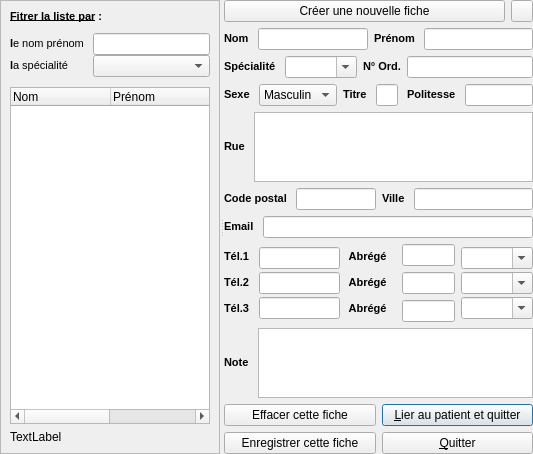
    <widget class="QSplitter" name="splitter">
     <property name="orientation">
      <enum>Qt::Horizontal</enum>
     </property>
     <widget class="QFrame" name="frame_Liste">
      <property name="frameShape">
       <enum>QFrame::StyledPanel</enum>
      </property>
      <property name="frameShadow">
       <enum>QFrame::Raised</enum>
      </property>
      <layout class="QGridLayout" name="gridLayout">
       <item row="0" column="0">
        <widget class="QLabel" name="label_15">
         <property name="text">
          <string>&lt;!DOCTYPE HTML PUBLIC &quot;-//W3C//DTD HTML 4.0//EN&quot; &quot;http://www.w3.org/TR/REC-html40/strict.dtd&quot;&gt;
&lt;html&gt;&lt;head&gt;&lt;meta name=&quot;qrichtext&quot; content=&quot;1&quot; /&gt;&lt;style type=&quot;text/css&quot;&gt;
p, li { white-space: pre-wrap; }
&lt;/style&gt;&lt;/head&gt;&lt;body style=&quot; font-family:'MS Shell Dlg 2'; font-size:8.25pt; font-weight:400; font-style:normal;&quot;&gt;
&lt;p style=&quot; margin-top:0px; margin-bottom:0px; margin-left:0px; margin-right:0px; -qt-block-indent:0; text-indent:0px;&quot;&gt;&lt;span style=&quot; font-size:8pt; font-weight:600; text-decoration: underline;&quot;&gt;Fitrer la liste par&lt;/span&gt;&lt;span style=&quot; font-size:8pt; font-weight:600;&quot;&gt; &lt;/span&gt;&lt;span style=&quot; font-size:8pt; font-weight:600;&quot;&gt;:&lt;/span&gt;&lt;/p&gt;&lt;/body&gt;&lt;/html&gt;</string>
         </property>
        </widget>
       </item>
       <item row="1" column="0">
        <layout class="QHBoxLayout" name="horizontalLayout_7">
         <property name="topMargin">
          <number>4</number>
         </property>
         <property name="bottomMargin">
          <number>4</number>
         </property>
         <item>
          <layout class="QVBoxLayout" name="verticalLayout_7">
           <property name="spacing">
            <number>0</number>
           </property>
           <item>
            <widget class="QLabel" name="label_16">
             <property name="text">
              <string>&lt;!DOCTYPE HTML PUBLIC &quot;-//W3C//DTD HTML 4.0//EN&quot; &quot;http://www.w3.org/TR/REC-html40/strict.dtd&quot;&gt;
&lt;html&gt;&lt;head&gt;&lt;meta name=&quot;qrichtext&quot; content=&quot;1&quot; /&gt;&lt;style type=&quot;text/css&quot;&gt;
p, li { white-space: pre-wrap; }
&lt;/style&gt;&lt;/head&gt;&lt;body style=&quot; font-family:'MS Shell Dlg 2'; font-size:8.25pt; font-weight:400; font-style:normal;&quot;&gt;
&lt;p style=&quot; margin-top:0px; margin-bottom:0px; margin-left:0px; margin-right:0px; -qt-block-indent:0; text-indent:0px;&quot;&gt;&lt;span style=&quot; font-size:8pt; font-weight:600;&quot;&gt;l&lt;/span&gt;&lt;span style=&quot; font-size:8pt;&quot;&gt;e nom prénom &lt;/span&gt;&lt;/p&gt;&lt;/body&gt;&lt;/html&gt;</string>
             </property>
            </widget>
           </item>
           <item>
            <widget class="QLabel" name="label_17">
             <property name="text">
              <string>&lt;!DOCTYPE HTML PUBLIC &quot;-//W3C//DTD HTML 4.0//EN&quot; &quot;http://www.w3.org/TR/REC-html40/strict.dtd&quot;&gt;
&lt;html&gt;&lt;head&gt;&lt;meta name=&quot;qrichtext&quot; content=&quot;1&quot; /&gt;&lt;style type=&quot;text/css&quot;&gt;
p, li { white-space: pre-wrap; }
&lt;/style&gt;&lt;/head&gt;&lt;body style=&quot; font-family:'MS Shell Dlg 2'; font-size:8.25pt; font-weight:400; font-style:normal;&quot;&gt;
&lt;p style=&quot; margin-top:0px; margin-bottom:0px; margin-left:0px; margin-right:0px; -qt-block-indent:0; text-indent:0px;&quot;&gt;&lt;span style=&quot; font-size:8pt; font-weight:600;&quot;&gt;l&lt;/span&gt;&lt;span style=&quot; font-size:8pt;&quot;&gt;a spécialité &lt;/span&gt;&lt;/p&gt;&lt;/body&gt;&lt;/html&gt;</string>
             </property>
            </widget>
           </item>
          </layout>
         </item>
         <item>
          <layout class="QVBoxLayout" name="verticalLayout_8">
           <property name="spacing">
            <number>0</number>
           </property>
           <item>
            <widget class="QLineEdit" name="lineEdit_FiltreListe">
             <property name="sizePolicy">
              <sizepolicy hsizetype="Expanding" vsizetype="Fixed">
               <horstretch>0</horstretch>
               <verstretch>0</verstretch>
              </sizepolicy>
             </property>
            </widget>
           </item>
           <item>
            <widget class="QComboBox" name="comboBox_FiltreListe">
             <property name="sizePolicy">
              <sizepolicy hsizetype="Preferred" vsizetype="Fixed">
               <horstretch>0</horstretch>
               <verstretch>0</verstretch>
              </sizepolicy>
             </property>
            </widget>
           </item>
          </layout>
         </item>
        </layout>
       </item>
       <item row="2" column="0">
        <widget class="QTreeWidget" name="treeWidget_ListeMedecins">
         <property name="sizePolicy">
          <sizepolicy hsizetype="Preferred" vsizetype="Expanding">
           <horstretch>0</horstretch>
           <verstretch>0</verstretch>
          </sizepolicy>
         </property>
         <property name="alternatingRowColors">
          <bool>true</bool>
         </property>
         <property name="rootIsDecorated">
          <bool>false</bool>
         </property>
         <column>
          <property name="text">
           <string>Nom</string>
          </property>
         </column>
         <column>
          <property name="text">
           <string>Prénom</string>
          </property>
         </column>
         <column>
          <property name="text">
           <string>Spec</string>
          </property>
         </column>
         <column>
          <property name="text">
           <string>Id</string>
          </property>
         </column>
        </widget>
       </item>
       <item row="3" column="0">
        <widget class="QLabel" name="label_trouves">
         <property name="sizePolicy">
          <sizepolicy hsizetype="Preferred" vsizetype="Preferred">
           <horstretch>0</horstretch>
           <verstretch>0</verstretch>
          </sizepolicy>
         </property>
         <property name="text">
          <string>TextLabel</string>
         </property>
        </widget>
       </item>
      </layout>
     </widget>
     <widget class="QWidget" name="layoutWidget">
      <layout class="QGridLayout" name="gridLayout_2">
       <item row="0" column="0">
        <widget class="QPushButton" name="pushButton_NouvelleFiche">
         <property name="text">
          <string>Créer une nouvelle fiche</string>
         </property>
        </widget>
       </item>
       <item row="0" column="1">
        <widget class="QPushButton" name="pushButton_Apropos">
         <property name="minimumSize">
          <size>
           <width>22</width>
           <height>22</height>
          </size>
         </property>
         <property name="maximumSize">
          <size>
           <width>22</width>
           <height>22</height>
          </size>
         </property>
         <property name="toolTip">
          <string>A propos de Personnes</string>
         </property>
         <property name="text">
          <string/>
         </property>
        </widget>
       </item>
       <item row="1" column="0" colspan="2">
        <layout class="QHBoxLayout" name="horizontalLayout">
         <item>
          <widget class="QLabel" name="label">
           <property name="text">
            <string>&lt;!DOCTYPE HTML PUBLIC &quot;-//W3C//DTD HTML 4.0//EN&quot; &quot;http://www.w3.org/TR/REC-html40/strict.dtd&quot;&gt;
&lt;html&gt;&lt;head&gt;&lt;meta name=&quot;qrichtext&quot; content=&quot;1&quot; /&gt;&lt;style type=&quot;text/css&quot;&gt;
p, li { white-space: pre-wrap; }
&lt;/style&gt;&lt;/head&gt;&lt;body style=&quot; font-family:'MS Shell Dlg 2'; font-size:8.25pt; font-weight:400; font-style:normal;&quot;&gt;
&lt;p style=&quot; margin-top:0px; margin-bottom:0px; margin-left:0px; margin-right:0px; -qt-block-indent:0; text-indent:0px;&quot;&gt;&lt;span style=&quot; font-size:8pt; font-weight:600;&quot;&gt;Nom &lt;/span&gt;&lt;/p&gt;&lt;/body&gt;&lt;/html&gt;</string>
           </property>
          </widget>
         </item>
         <item>
          <widget class="QLineEdit" name="lineEdit_Nom">
           <property name="sizePolicy">
            <sizepolicy hsizetype="Expanding" vsizetype="Fixed">
             <horstretch>0</horstretch>
             <verstretch>0</verstretch>
            </sizepolicy>
           </property>
          </widget>
         </item>
         <item>
          <widget class="QLabel" name="label_2">
           <property name="text">
            <string>&lt;!DOCTYPE HTML PUBLIC &quot;-//W3C//DTD HTML 4.0//EN&quot; &quot;http://www.w3.org/TR/REC-html40/strict.dtd&quot;&gt;
&lt;html&gt;&lt;head&gt;&lt;meta name=&quot;qrichtext&quot; content=&quot;1&quot; /&gt;&lt;style type=&quot;text/css&quot;&gt;
p, li { white-space: pre-wrap; }
&lt;/style&gt;&lt;/head&gt;&lt;body style=&quot; font-family:'MS Shell Dlg 2'; font-size:8.25pt; font-weight:400; font-style:normal;&quot;&gt;
&lt;p style=&quot; margin-top:0px; margin-bottom:0px; margin-left:0px; margin-right:0px; -qt-block-indent:0; text-indent:0px;&quot;&gt;&lt;span style=&quot; font-size:8pt; font-weight:600;&quot;&gt;Prénom &lt;/span&gt;&lt;/p&gt;&lt;/body&gt;&lt;/html&gt;</string>
           </property>
          </widget>
         </item>
         <item>
          <widget class="QLineEdit" name="lineEdit_Prenom">
           <property name="sizePolicy">
            <sizepolicy hsizetype="Expanding" vsizetype="Fixed">
             <horstretch>0</horstretch>
             <verstretch>0</verstretch>
            </sizepolicy>
           </property>
          </widget>
         </item>
        </layout>
       </item>
       <item row="2" column="0" colspan="2">
        <layout class="QGridLayout" name="gridLayout_3">
         <item row="0" column="0">
          <widget class="QLabel" name="label_3">
           <property name="text">
            <string>&lt;!DOCTYPE HTML PUBLIC &quot;-//W3C//DTD HTML 4.0//EN&quot; &quot;http://www.w3.org/TR/REC-html40/strict.dtd&quot;&gt;
&lt;html&gt;&lt;head&gt;&lt;meta name=&quot;qrichtext&quot; content=&quot;1&quot; /&gt;&lt;style type=&quot;text/css&quot;&gt;
p, li { white-space: pre-wrap; }
&lt;/style&gt;&lt;/head&gt;&lt;body style=&quot; font-family:'MS Shell Dlg 2'; font-size:8.25pt; font-weight:400; font-style:normal;&quot;&gt;
&lt;p style=&quot; margin-top:0px; margin-bottom:0px; margin-left:0px; margin-right:0px; -qt-block-indent:0; text-indent:0px;&quot;&gt;&lt;span style=&quot; font-size:8pt; font-weight:600;&quot;&gt;Spécialité &lt;/span&gt;&lt;/p&gt;&lt;/body&gt;&lt;/html&gt;</string>
           </property>
          </widget>
         </item>
         <item row="0" column="1">
          <widget class="QComboBox" name="comboBox_Specialite">
           <property name="sizePolicy">
            <sizepolicy hsizetype="Preferred" vsizetype="Fixed">
             <horstretch>0</horstretch>
             <verstretch>0</verstretch>
            </sizepolicy>
           </property>
           <property name="editable">
            <bool>true</bool>
           </property>
          </widget>
         </item>
         <item row="0" column="2">
          <widget class="QLabel" name="label_4">
           <property name="text">
            <string>&lt;!DOCTYPE HTML PUBLIC &quot;-//W3C//DTD HTML 4.0//EN&quot; &quot;http://www.w3.org/TR/REC-html40/strict.dtd&quot;&gt;
&lt;html&gt;&lt;head&gt;&lt;meta name=&quot;qrichtext&quot; content=&quot;1&quot; /&gt;&lt;style type=&quot;text/css&quot;&gt;
p, li { white-space: pre-wrap; }
&lt;/style&gt;&lt;/head&gt;&lt;body style=&quot; font-family:'MS Shell Dlg 2'; font-size:8.25pt; font-weight:400; font-style:normal;&quot;&gt;
&lt;p style=&quot; margin-top:0px; margin-bottom:0px; margin-left:0px; margin-right:0px; -qt-block-indent:0; text-indent:0px;&quot;&gt;&lt;span style=&quot; font-size:8pt; font-weight:600;&quot;&gt;N° Ord.&lt;/span&gt;&lt;/p&gt;&lt;/body&gt;&lt;/html&gt;</string>
           </property>
          </widget>
         </item>
         <item row="0" column="3">
          <widget class="QLineEdit" name="lineEdit_NumOrd">
           <property name="sizePolicy">
            <sizepolicy hsizetype="Expanding" vsizetype="Fixed">
             <horstretch>0</horstretch>
             <verstretch>0</verstretch>
            </sizepolicy>
           </property>
          </widget>
         </item>
        </layout>
       </item>
       <item row="3" column="0" colspan="2">
        <layout class="QHBoxLayout" name="horizontalLayout_2">
         <item>
          <widget class="QLabel" name="label_5">
           <property name="text">
            <string>&lt;!DOCTYPE HTML PUBLIC &quot;-//W3C//DTD HTML 4.0//EN&quot; &quot;http://www.w3.org/TR/REC-html40/strict.dtd&quot;&gt;
&lt;html&gt;&lt;head&gt;&lt;meta name=&quot;qrichtext&quot; content=&quot;1&quot; /&gt;&lt;style type=&quot;text/css&quot;&gt;
p, li { white-space: pre-wrap; }
&lt;/style&gt;&lt;/head&gt;&lt;body style=&quot; font-family:'MS Shell Dlg 2'; font-size:8.25pt; font-weight:400; font-style:normal;&quot;&gt;
&lt;p style=&quot; margin-top:0px; margin-bottom:0px; margin-left:0px; margin-right:0px; -qt-block-indent:0; text-indent:0px;&quot;&gt;&lt;span style=&quot; font-size:8pt; font-weight:600;&quot;&gt;Sexe &lt;/span&gt;&lt;/p&gt;&lt;/body&gt;&lt;/html&gt;</string>
           </property>
          </widget>
         </item>
         <item>
          <widget class="QComboBox" name="comboBoxSexe">
           <item>
            <property name="text">
             <string>Masculin</string>
            </property>
           </item>
           <item>
            <property name="text">
             <string>Féminin</string>
            </property>
           </item>
          </widget>
         </item>
         <item>
          <widget class="QLabel" name="label_6">
           <property name="text">
            <string>&lt;!DOCTYPE HTML PUBLIC &quot;-//W3C//DTD HTML 4.0//EN&quot; &quot;http://www.w3.org/TR/REC-html40/strict.dtd&quot;&gt;
&lt;html&gt;&lt;head&gt;&lt;meta name=&quot;qrichtext&quot; content=&quot;1&quot; /&gt;&lt;style type=&quot;text/css&quot;&gt;
p, li { white-space: pre-wrap; }
&lt;/style&gt;&lt;/head&gt;&lt;body style=&quot; font-family:'MS Shell Dlg 2'; font-size:8.25pt; font-weight:400; font-style:normal;&quot;&gt;
&lt;p style=&quot; margin-top:0px; margin-bottom:0px; margin-left:0px; margin-right:0px; -qt-block-indent:0; text-indent:0px;&quot;&gt;&lt;span style=&quot; font-size:8pt; font-weight:600;&quot;&gt;Titre &lt;/span&gt;&lt;/p&gt;&lt;/body&gt;&lt;/html&gt;</string>
           </property>
          </widget>
         </item>
         <item>
          <widget class="QLineEdit" name="lineEdit_Titre">
           <property name="sizePolicy">
            <sizepolicy hsizetype="Expanding" vsizetype="Fixed">
             <horstretch>0</horstretch>
             <verstretch>0</verstretch>
            </sizepolicy>
           </property>
           <property name="maximumSize">
            <size>
             <width>60</width>
             <height>16777215</height>
            </size>
           </property>
          </widget>
         </item>
         <item>
          <widget class="QLabel" name="label_18">
           <property name="text">
            <string>&lt;!DOCTYPE HTML PUBLIC &quot;-//W3C//DTD HTML 4.0//EN&quot; &quot;http://www.w3.org/TR/REC-html40/strict.dtd&quot;&gt;
&lt;html&gt;&lt;head&gt;&lt;meta name=&quot;qrichtext&quot; content=&quot;1&quot; /&gt;&lt;style type=&quot;text/css&quot;&gt;
p, li { white-space: pre-wrap; }
&lt;/style&gt;&lt;/head&gt;&lt;body style=&quot; font-family:'MS Shell Dlg 2'; font-size:8.25pt; font-weight:400; font-style:normal;&quot;&gt;
&lt;p style=&quot; margin-top:0px; margin-bottom:0px; margin-left:0px; margin-right:0px; -qt-block-indent:0; text-indent:0px;&quot;&gt;&lt;span style=&quot; font-size:8pt; font-weight:600;&quot;&gt; Politesse &lt;/span&gt;&lt;/p&gt;&lt;/body&gt;&lt;/html&gt;</string>
           </property>
          </widget>
         </item>
         <item>
          <widget class="QLineEdit" name="lineEdit_politesse"/>
         </item>
        </layout>
       </item>
       <item row="4" column="0" colspan="2">
        <layout class="QGridLayout" name="gridLayout_4">
         <item row="0" column="0">
          <layout class="QHBoxLayout" name="horizontalLayout_3">
           <item>
            <widget class="QLabel" name="label_7">
             <property name="text">
              <string>&lt;!DOCTYPE HTML PUBLIC &quot;-//W3C//DTD HTML 4.0//EN&quot; &quot;http://www.w3.org/TR/REC-html40/strict.dtd&quot;&gt;
&lt;html&gt;&lt;head&gt;&lt;meta name=&quot;qrichtext&quot; content=&quot;1&quot; /&gt;&lt;style type=&quot;text/css&quot;&gt;
p, li { white-space: pre-wrap; }
&lt;/style&gt;&lt;/head&gt;&lt;body style=&quot; font-family:'MS Shell Dlg 2'; font-size:8.25pt; font-weight:400; font-style:normal;&quot;&gt;
&lt;p style=&quot; margin-top:0px; margin-bottom:0px; margin-left:0px; margin-right:0px; -qt-block-indent:0; text-indent:0px;&quot;&gt;&lt;span style=&quot; font-size:8pt; font-weight:600;&quot;&gt;Rue &lt;/span&gt;&lt;/p&gt;&lt;/body&gt;&lt;/html&gt;</string>
             </property>
            </widget>
           </item>
           <item>
            <widget class="QTextEdit" name="textEdit_Rue">
             <property name="tabChangesFocus">
              <bool>true</bool>
             </property>
            </widget>
           </item>
          </layout>
         </item>
         <item row="1" column="0">
          <layout class="QHBoxLayout" name="horizontalLayout_4">
           <item>
            <widget class="QLabel" name="label_8">
             <property name="text">
              <string>&lt;!DOCTYPE HTML PUBLIC &quot;-//W3C//DTD HTML 4.0//EN&quot; &quot;http://www.w3.org/TR/REC-html40/strict.dtd&quot;&gt;
&lt;html&gt;&lt;head&gt;&lt;meta name=&quot;qrichtext&quot; content=&quot;1&quot; /&gt;&lt;style type=&quot;text/css&quot;&gt;
p, li { white-space: pre-wrap; }
&lt;/style&gt;&lt;/head&gt;&lt;body style=&quot; font-family:'MS Shell Dlg 2'; font-size:8.25pt; font-weight:400; font-style:normal;&quot;&gt;
&lt;p style=&quot; margin-top:0px; margin-bottom:0px; margin-left:0px; margin-right:0px; -qt-block-indent:0; text-indent:0px;&quot;&gt;&lt;span style=&quot; font-size:8pt; font-weight:600;&quot;&gt;Code postal &lt;/span&gt;&lt;/p&gt;&lt;/body&gt;&lt;/html&gt;</string>
             </property>
            </widget>
           </item>
           <item>
            <widget class="C_QLineEdit" name="lineEdit_CodePostal">
             <property name="sizePolicy">
              <sizepolicy hsizetype="Expanding" vsizetype="Fixed">
               <horstretch>0</horstretch>
               <verstretch>0</verstretch>
              </sizepolicy>
             </property>
             <property name="maximumSize">
              <size>
               <width>80</width>
               <height>16777215</height>
              </size>
             </property>
            </widget>
           </item>
           <item>
            <widget class="QLabel" name="label_10">
             <property name="text">
              <string>&lt;!DOCTYPE HTML PUBLIC &quot;-//W3C//DTD HTML 4.0//EN&quot; &quot;http://www.w3.org/TR/REC-html40/strict.dtd&quot;&gt;
&lt;html&gt;&lt;head&gt;&lt;meta name=&quot;qrichtext&quot; content=&quot;1&quot; /&gt;&lt;style type=&quot;text/css&quot;&gt;
p, li { white-space: pre-wrap; }
&lt;/style&gt;&lt;/head&gt;&lt;body style=&quot; font-family:'MS Shell Dlg 2'; font-size:8.25pt; font-weight:400; font-style:normal;&quot;&gt;
&lt;p style=&quot; margin-top:0px; margin-bottom:0px; margin-left:0px; margin-right:0px; -qt-block-indent:0; text-indent:0px;&quot;&gt;&lt;span style=&quot; font-size:8pt; font-weight:600;&quot;&gt;Ville &lt;/span&gt;&lt;/p&gt;&lt;/body&gt;&lt;/html&gt;</string>
             </property>
            </widget>
           </item>
           <item>
            <widget class="C_QLineEdit" name="lineEdit_Ville">
             <property name="sizePolicy">
              <sizepolicy hsizetype="Expanding" vsizetype="Fixed">
               <horstretch>0</horstretch>
               <verstretch>0</verstretch>
              </sizepolicy>
             </property>
            </widget>
           </item>
          </layout>
         </item>
        </layout>
       </item>
       <item row="5" column="0" colspan="2">
        <layout class="QHBoxLayout" name="horizontalLayout_5">
         <item>
          <widget class="QLabel" name="label_11">
           <property name="text">
            <string>&lt;!DOCTYPE HTML PUBLIC &quot;-//W3C//DTD HTML 4.0//EN&quot; &quot;http://www.w3.org/TR/REC-html40/strict.dtd&quot;&gt;
&lt;html&gt;&lt;head&gt;&lt;meta name=&quot;qrichtext&quot; content=&quot;1&quot; /&gt;&lt;style type=&quot;text/css&quot;&gt;
p, li { white-space: pre-wrap; }
&lt;/style&gt;&lt;/head&gt;&lt;body style=&quot; font-family:'MS Shell Dlg 2'; font-size:8.25pt; font-weight:400; font-style:normal;&quot;&gt;
&lt;p style=&quot; margin-top:0px; margin-bottom:0px; margin-left:0px; margin-right:0px; -qt-block-indent:0; text-indent:0px;&quot;&gt;&lt;span style=&quot; font-size:8pt; font-weight:600;&quot;&gt;Email &lt;/span&gt;&lt;/p&gt;&lt;/body&gt;&lt;/html&gt;</string>
           </property>
          </widget>
         </item>
         <item>
          <widget class="QLineEdit" name="lineEdit_Email">
           <property name="sizePolicy">
            <sizepolicy hsizetype="Expanding" vsizetype="Fixed">
             <horstretch>0</horstretch>
             <verstretch>0</verstretch>
            </sizepolicy>
           </property>
          </widget>
         </item>
        </layout>
       </item>
       <item row="6" column="0" colspan="2">
        <layout class="QGridLayout" name="gridLayout_5">
         <property name="verticalSpacing">
          <number>0</number>
         </property>
         <item row="0" column="0">
          <layout class="QVBoxLayout" name="verticalLayout">
           <item>
            <widget class="QLabel" name="label_12">
             <property name="text">
              <string>&lt;!DOCTYPE HTML PUBLIC &quot;-//W3C//DTD HTML 4.0//EN&quot; &quot;http://www.w3.org/TR/REC-html40/strict.dtd&quot;&gt;
&lt;html&gt;&lt;head&gt;&lt;meta name=&quot;qrichtext&quot; content=&quot;1&quot; /&gt;&lt;style type=&quot;text/css&quot;&gt;
p, li { white-space: pre-wrap; }
&lt;/style&gt;&lt;/head&gt;&lt;body style=&quot; font-family:'MS Shell Dlg 2'; font-size:8.25pt; font-weight:400; font-style:normal;&quot;&gt;
&lt;p style=&quot; margin-top:0px; margin-bottom:0px; margin-left:0px; margin-right:0px; -qt-block-indent:0; text-indent:0px;&quot;&gt;&lt;span style=&quot; font-size:8pt; font-weight:600;&quot;&gt;Tél.1 &lt;/span&gt;&lt;/p&gt;&lt;/body&gt;&lt;/html&gt;</string>
             </property>
            </widget>
           </item>
           <item>
            <widget class="QLabel" name="label_13">
             <property name="text">
              <string>&lt;!DOCTYPE HTML PUBLIC &quot;-//W3C//DTD HTML 4.0//EN&quot; &quot;http://www.w3.org/TR/REC-html40/strict.dtd&quot;&gt;
&lt;html&gt;&lt;head&gt;&lt;meta name=&quot;qrichtext&quot; content=&quot;1&quot; /&gt;&lt;style type=&quot;text/css&quot;&gt;
p, li { white-space: pre-wrap; }
&lt;/style&gt;&lt;/head&gt;&lt;body style=&quot; font-family:'MS Shell Dlg 2'; font-size:8.25pt; font-weight:400; font-style:normal;&quot;&gt;
&lt;p style=&quot; margin-top:0px; margin-bottom:0px; margin-left:0px; margin-right:0px; -qt-block-indent:0; text-indent:0px;&quot;&gt;&lt;span style=&quot; font-size:8pt; font-weight:600;&quot;&gt;Tél.2 &lt;/span&gt;&lt;/p&gt;&lt;/body&gt;&lt;/html&gt;</string>
             </property>
            </widget>
           </item>
           <item>
            <widget class="QLabel" name="label_14">
             <property name="text">
              <string>&lt;!DOCTYPE HTML PUBLIC &quot;-//W3C//DTD HTML 4.0//EN&quot; &quot;http://www.w3.org/TR/REC-html40/strict.dtd&quot;&gt;
&lt;html&gt;&lt;head&gt;&lt;meta name=&quot;qrichtext&quot; content=&quot;1&quot; /&gt;&lt;style type=&quot;text/css&quot;&gt;
p, li { white-space: pre-wrap; }
&lt;/style&gt;&lt;/head&gt;&lt;body style=&quot; font-family:'MS Shell Dlg 2'; font-size:8.25pt; font-weight:400; font-style:normal;&quot;&gt;
&lt;p style=&quot; margin-top:0px; margin-bottom:0px; margin-left:0px; margin-right:0px; -qt-block-indent:0; text-indent:0px;&quot;&gt;&lt;span style=&quot; font-size:8pt; font-weight:600;&quot;&gt;Tél.3 &lt;/span&gt;&lt;/p&gt;&lt;/body&gt;&lt;/html&gt;</string>
             </property>
            </widget>
           </item>
          </layout>
         </item>
         <item row="0" column="1">
          <layout class="QVBoxLayout" name="verticalLayout_2">
           <item>
            <widget class="QLineEdit" name="lineEdit_Tel_1">
             <property name="sizePolicy">
              <sizepolicy hsizetype="Expanding" vsizetype="Fixed">
               <horstretch>0</horstretch>
               <verstretch>0</verstretch>
              </sizepolicy>
             </property>
            </widget>
           </item>
           <item>
            <widget class="QLineEdit" name="lineEdit_Tel_2">
             <property name="sizePolicy">
              <sizepolicy hsizetype="Expanding" vsizetype="Fixed">
               <horstretch>0</horstretch>
               <verstretch>0</verstretch>
              </sizepolicy>
             </property>
            </widget>
           </item>
           <item>
            <widget class="QLineEdit" name="lineEdit_Tel_3">
             <property name="sizePolicy">
              <sizepolicy hsizetype="Expanding" vsizetype="Fixed">
               <horstretch>0</horstretch>
               <verstretch>0</verstretch>
              </sizepolicy>
             </property>
            </widget>
           </item>
          </layout>
         </item>
         <item row="0" column="4">
          <layout class="QVBoxLayout" name="verticalLayout_4">
           <item>
            <widget class="QComboBox" name="comboBoxTelTyp_1">
             <property name="editable">
              <bool>true</bool>
             </property>
            </widget>
           </item>
           <item>
            <widget class="QComboBox" name="comboBoxTelTyp_2">
             <property name="editable">
              <bool>true</bool>
             </property>
            </widget>
           </item>
           <item>
            <widget class="QComboBox" name="comboBoxTelTyp_3">
             <property name="editable">
              <bool>true</bool>
             </property>
            </widget>
           </item>
          </layout>
         </item>
         <item row="0" column="2">
          <widget class="QWidget" name="widget" native="true">
           <property name="minimumSize">
            <size>
             <width>50</width>
             <height>0</height>
            </size>
           </property>
           <layout class="QGridLayout" name="gridLayout_8">
            <property name="margin">
             <number>0</number>
            </property>
            <property name="spacing">
             <number>0</number>
            </property>
            <item row="0" column="0">
             <widget class="QLabel" name="label_19">
              <property name="text">
               <string>&lt;!DOCTYPE HTML PUBLIC &quot;-//W3C//DTD HTML 4.0//EN&quot; &quot;http://www.w3.org/TR/REC-html40/strict.dtd&quot;&gt;
&lt;html&gt;&lt;head&gt;&lt;meta name=&quot;qrichtext&quot; content=&quot;1&quot; /&gt;&lt;style type=&quot;text/css&quot;&gt;
p, li { white-space: pre-wrap; }
&lt;/style&gt;&lt;/head&gt;&lt;body style=&quot; font-family:'MS Shell Dlg 2'; font-size:8.25pt; font-weight:400; font-style:normal;&quot;&gt;
&lt;p style=&quot; margin-top:0px; margin-bottom:0px; margin-left:0px; margin-right:0px; -qt-block-indent:0; text-indent:0px;&quot;&gt;&lt;span style=&quot; font-size:8pt; font-weight:600;&quot;&gt; Abrégé &lt;/span&gt;&lt;/p&gt;&lt;/body&gt;&lt;/html&gt;</string>
              </property>
             </widget>
            </item>
            <item row="1" column="0">
             <widget class="QLabel" name="label_20">
              <property name="text">
               <string>&lt;!DOCTYPE HTML PUBLIC &quot;-//W3C//DTD HTML 4.0//EN&quot; &quot;http://www.w3.org/TR/REC-html40/strict.dtd&quot;&gt;
&lt;html&gt;&lt;head&gt;&lt;meta name=&quot;qrichtext&quot; content=&quot;1&quot; /&gt;&lt;style type=&quot;text/css&quot;&gt;
p, li { white-space: pre-wrap; }
&lt;/style&gt;&lt;/head&gt;&lt;body style=&quot; font-family:'MS Shell Dlg 2'; font-size:8.25pt; font-weight:400; font-style:normal;&quot;&gt;
&lt;p style=&quot; margin-top:0px; margin-bottom:0px; margin-left:0px; margin-right:0px; -qt-block-indent:0; text-indent:0px;&quot;&gt;&lt;span style=&quot; font-size:8pt; font-weight:600;&quot;&gt; Abrégé &lt;/span&gt;&lt;/p&gt;&lt;/body&gt;&lt;/html&gt;</string>
              </property>
             </widget>
            </item>
            <item row="2" column="0">
             <widget class="QLabel" name="label_21">
              <property name="text">
               <string>&lt;!DOCTYPE HTML PUBLIC &quot;-//W3C//DTD HTML 4.0//EN&quot; &quot;http://www.w3.org/TR/REC-html40/strict.dtd&quot;&gt;
&lt;html&gt;&lt;head&gt;&lt;meta name=&quot;qrichtext&quot; content=&quot;1&quot; /&gt;&lt;style type=&quot;text/css&quot;&gt;
p, li { white-space: pre-wrap; }
&lt;/style&gt;&lt;/head&gt;&lt;body style=&quot; font-family:'MS Shell Dlg 2'; font-size:8.25pt; font-weight:400; font-style:normal;&quot;&gt;
&lt;p style=&quot; margin-top:0px; margin-bottom:0px; margin-left:0px; margin-right:0px; -qt-block-indent:0; text-indent:0px;&quot;&gt;&lt;span style=&quot; font-size:8pt; font-weight:600;&quot;&gt; Abrégé &lt;/span&gt;&lt;/p&gt;&lt;/body&gt;&lt;/html&gt;</string>
              </property>
             </widget>
            </item>
           </layout>
          </widget>
         </item>
         <item row="0" column="3">
          <widget class="QFrame" name="frame">
           <property name="sizePolicy">
            <sizepolicy hsizetype="Maximum" vsizetype="Preferred">
             <horstretch>0</horstretch>
             <verstretch>0</verstretch>
            </sizepolicy>
           </property>
           <layout class="QVBoxLayout" name="verticalLayout_3">
            <property name="spacing">
             <number>6</number>
            </property>
            <property name="sizeConstraint">
             <enum>QLayout::SetDefaultConstraint</enum>
            </property>
            <property name="margin">
             <number>0</number>
            </property>
            <item>
             <widget class="QLineEdit" name="lineEdit_Code_1">
              <property name="sizePolicy">
               <sizepolicy hsizetype="Expanding" vsizetype="Fixed">
                <horstretch>0</horstretch>
                <verstretch>0</verstretch>
               </sizepolicy>
              </property>
              <property name="maximumSize">
               <size>
                <width>80</width>
                <height>16777215</height>
               </size>
              </property>
             </widget>
            </item>
            <item>
             <widget class="QLineEdit" name="lineEdit_Code_2">
              <property name="sizePolicy">
               <sizepolicy hsizetype="Expanding" vsizetype="Fixed">
                <horstretch>0</horstretch>
                <verstretch>0</verstretch>
               </sizepolicy>
              </property>
              <property name="maximumSize">
               <size>
                <width>80</width>
                <height>16777215</height>
               </size>
              </property>
             </widget>
            </item>
            <item>
             <widget class="QLineEdit" name="lineEdit_Code_3">
              <property name="sizePolicy">
               <sizepolicy hsizetype="Expanding" vsizetype="Fixed">
                <horstretch>0</horstretch>
                <verstretch>0</verstretch>
               </sizepolicy>
              </property>
              <property name="maximumSize">
               <size>
                <width>80</width>
                <height>16777215</height>
               </size>
              </property>
             </widget>
            </item>
           </layout>
          </widget>
         </item>
        </layout>
       </item>
       <item row="7" column="0" colspan="2">
        <layout class="QHBoxLayout" name="horizontalLayout_6">
         <item>
          <widget class="QLabel" name="label_9">
           <property name="text">
            <string>&lt;!DOCTYPE HTML PUBLIC &quot;-//W3C//DTD HTML 4.0//EN&quot; &quot;http://www.w3.org/TR/REC-html40/strict.dtd&quot;&gt;
&lt;html&gt;&lt;head&gt;&lt;meta name=&quot;qrichtext&quot; content=&quot;1&quot; /&gt;&lt;style type=&quot;text/css&quot;&gt;
p, li { white-space: pre-wrap; }
&lt;/style&gt;&lt;/head&gt;&lt;body style=&quot; font-family:'MS Shell Dlg 2'; font-size:8.25pt; font-weight:400; font-style:normal;&quot;&gt;
&lt;p style=&quot; margin-top:0px; margin-bottom:0px; margin-left:0px; margin-right:0px; -qt-block-indent:0; text-indent:0px;&quot;&gt;&lt;span style=&quot; font-size:8pt; font-weight:600;&quot;&gt;Note &lt;/span&gt;&lt;/p&gt;&lt;/body&gt;&lt;/html&gt;</string>
           </property>
          </widget>
         </item>
         <item>
          <widget class="QTextEdit" name="textEdit_Note">
           <property name="tabChangesFocus">
            <bool>true</bool>
           </property>
          </widget>
         </item>
        </layout>
       </item>
       <item row="8" column="0" colspan="2">
        <layout class="QGridLayout" name="gridLayout_6">
         <item row="0" column="0">
          <layout class="QVBoxLayout" name="verticalLayout_5">
           <item>
            <widget class="QPushButton" name="pushButton_Effacer">
             <property name="text">
              <string>Effacer cette fiche</string>
             </property>
            </widget>
           </item>
           <item>
            <widget class="QPushButton" name="pushButton_Enregistrer">
             <property name="text">
              <string>Enregistrer cette fiche</string>
             </property>
            </widget>
           </item>
          </layout>
         </item>
         <item row="0" column="1">
          <layout class="QVBoxLayout" name="verticalLayout_6">
           <item>
            <widget class="QPushButton" name="pushButtonOK">
             <property name="text">
              <string>&amp;Lier au patient et quitter</string>
             </property>
             <property name="default">
              <bool>true</bool>
             </property>
            </widget>
           </item>
           <item>
            <widget class="QPushButton" name="quitPushButton">
             <property name="text">
              <string>&amp;Quitter</string>
             </property>
            </widget>
           </item>
          </layout>
         </item>
        </layout>
       </item>
      </layout>
     </widget>
    </widget>
